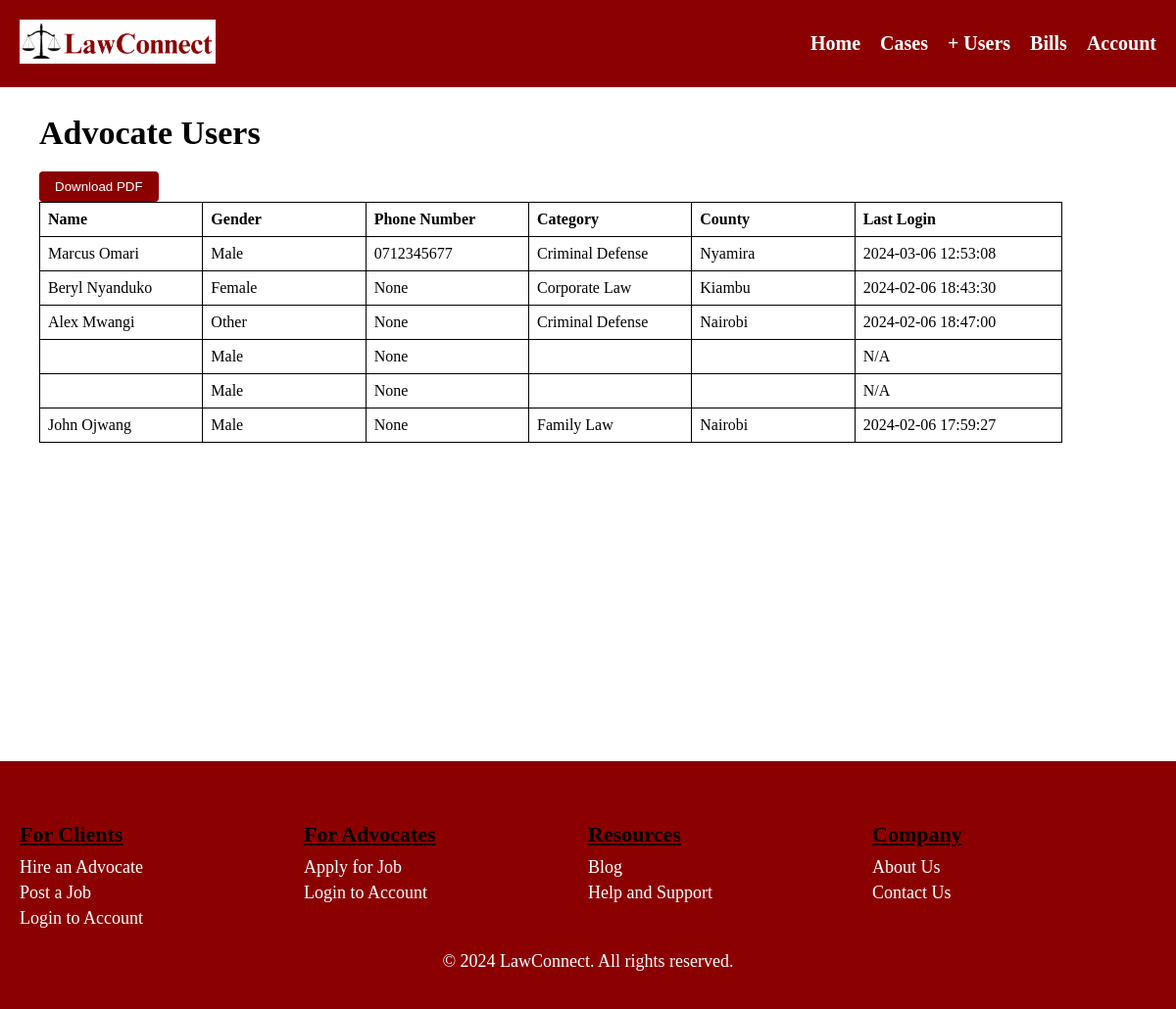
The page /lawapp/advocates/ on the database its author committed.
### lawapp/models.py (models this page shows, shortened)
class AdvocateDetails(models.Model):
    user = models.OneToOneField(User, on_delete=models.CASCADE, default=1)
    profile_pic = models.ImageField(upload_to='images/advoc_profile_pics', default='images/default_avatar.png')
    first_name = models.CharField(max_length=100)
    last_name = models.CharField(max_length=100)
    GENDER_CHOICES = (
        ('male', 'Male'),
        ('female', 'Female'),
        ('other', 'Other'),
    )
    gender = models.CharField(max_length=10, choices=GENDER_CHOICES, default='male')
    phone_number = models.CharField(max_length=20, null=True, blank=True)
    CATEGORY_CHOICES = (
        ('general_practice', 'General Practice'),
        ('corporate_law', 'Corporate Law'),
        ('criminal_defense', 'Criminal Defense'),
        ('environmental_law', 'Environmental Law'),
        ('entertainment_law', 'Entertainment Law'),
        ('family_law', 'Family Law'),
        ('finance_law', 'Finance Law'),
        ('immigration_law', 'Immigration Law'),
        ('land_law', 'Land Law'),
    )
    category = models.CharField(max_length=20, choices=CATEGORY_CHOICES)
    law_firm = models.CharField(max_length=100, null=True, blank=True)
    county = models.CharField(max_length=100)
    address = models.CharField(max_length=255, null=True, blank=True)
    postal_address = models.CharField(max_length=100, null=True, blank=True)
    experience = models.PositiveIntegerField(validators=[MaxValueValidator(80)], default=1)
    bio = models.TextField(null=True, blank=True)
    practicing_certificate = models.FileField(upload_to='documents/practicing_certificates', null=True, blank=True)

### lawapp/views.py (the view)
# urls.py: path("advocates/", views.advocates, name="advocates"),
def advocates(request):
    advocate_details = AdvocateDetails.objects.all()
    context = {
        'advocate_details': advocate_details
    }
    return render(request, "lawapp/admin/advocates.html", context)

### lawapp/templates/lawapp/admin/advocates.html (shortened to what this page needs)
{% load static %}
<!DOCTYPE html>
<html>
<head>
  <link rel="stylesheet" href="{% static 'css/admin.css' %}">
</head>
<body>
  <header>
    <div class="logo">
      <img src="{% static 'images/legal_scales_logo.png' %}" alt="LawConnect Logo">
    </div>
    <nav>
      <ul>
          <li><a href="{% url 'admin_dash' %}">Home</a></li>
          <li><a href="{% url 'all_cases' %}">Cases</a></li>
          <li class="dropdown">
            <a href="#" class="dropbtn">+ Users</a>
          </li>
          <li><a href="{% url 'bills' %}">Bills</a></li>
          <li class="dropdown">
            <a href="#" class="dropbtn">Account</a>
          </li>
      </ul>
    </nav>
  </header>
  <section class="advocates-table">
    <div class="advoc-table">
        <h1>Advocate Users</h1>
        <form id="pdf-advoc-form" action="{% url 'advocates_pdf' %}" method="post">
          <button class="pdf-button" type="submit">Download PDF</button>
        </form>
        <table>
            <thead>
                <tr>
                    <th>Name</th>
                    <th>Gender</th>
                    <th>Phone Number</th>
                    <th>Category</th>
                    <th>County</th>
                    <th>Last Login</th>
                </tr>
            </thead>
            <tbody>
                {% for advocate_detail in advocate_details %}
                <tr>
                    <td>{{ advocate_detail.first_name }} {{ advocate_detail.last_name }}</td>
                    <td>{{ advocate_detail.get_gender_display }}</td>
                    <td>{{ advocate_detail.phone_number }}</td>
                    <td>{{ advocate_detail.get_category_display }}</td>
                    <td>{{ advocate_detail.county }}</td>
                    <td>
                      {% if advocate_detail.user.last_login %}
                          {{ advocate_detail.user.last_login|date:'Y-m-d H:i:s' }}
                      {% else %}
                          N/A
                      {% endif %}
                    </td>
                </tr>
                {% endfor %}
            </tbody>
        </table>
    </div>
  </section>
  <footer>
    <div class="footer-columns">
      <div class="footer-column">
        <h3>For Clients</h3>
        <ul>
          <li><a href="#">Hire an Advocate</a></li>
          <li><a href="#">Post a Job</a></li>
          <li><a href="#">Login to Account</a></li>
        </ul>
      </div>
      <div class="footer-column">
        <h3>For Advocates</h3>
        <ul>
          <li><a href="#">Apply for Job</a></li>
          <li><a href="#">Login to Account</a></li>
        </ul>
      </div>
      <div class="footer-column">
        <h3>Resources</h3>
        <ul>
          <li><a href="#">Blog</a></li>
          <li><a href="#">Help and Support</a></li>
        </ul>
      </div>
      <div class="footer-column">
        <h3>Company</h3>
        <ul>
          <li><a href="#">About Us</a></li>
          <li><a href="#">Contact Us</a></li>
        </ul>
      </div>
    </div>
    <p>© 2024 LawConnect. All rights reserved.</p>
  </footer>
</body>
</html>

### lawapp/static/css/admin.css (style rules this page uses)
body { margin: 0; font-family: 'Times New Roman', Times, serif; }
header { background-color: #8B0000; padding: 10px 20px; display: flex; align-items: center; justify-content: space-between; }
.logo img { width: 200px; height: auto; margin-top: 10px; margin-bottom: 10px; }
nav ul { list-style: none; margin: 0; padding: 0; display: flex; }
nav ul li { margin-left: 20px; }
nav ul li a { color: #FFFFFF; text-decoration: none; font-weight: bold; font-size: 20px; }
.dropdown { position: relative; display: inline-block; }
footer { background-color: #8B0000; padding: 20px; text-align: center; }
footer p { color: #FFFFFF; text-align: center; font-size: 18px; }
.footer-columns { display: flex; justify-content: space-between; margin-top: 20px; text-align: left; }
.footer-columns::after { content: ''; flex: 1; }
.footer-column { width: calc(25% - 20px); margin-right: 20px; display: inline-block; vertical-align: top; }
.footer-column h3 { font-size: 22px; margin-bottom: 10px; text-align: left; text-decoration: underline; }
.footer-column ul { margin: 0; padding: 0; list-style: none; }
.footer-column ul li { margin-bottom: 5px; }
.footer-column ul li a { color: #FFFFFF; text-decoration: none; display: block; font-size: 18px; }
.pdf-button { padding: 8px 16px; background-color: #8B0000; color: white; border: none; border-radius: 4px; cursor: pointer; }
section.advocates-table { min-height: calc(100vh - 140px); background-color: #FFFFFF; }
.advoc-table { margin-left: 40px; }
.advoc-table h1 { font-size: 34px; margin-bottom: 20px; text-align: left; }
table { width: 90%; border-collapse: collapse; margin-bottom: 20px; }
th, td { padding: 8px; border: 1px solid #000000; white-space: nowrap; overflow: hidden; text-overflow: ellipsis; }
th { background-color: #FFFFFF; text-align: left; }
tr:nth-child(even) { background-color: #FFFFFF; }
td:nth-child(1), th:nth-child(1) { max-width: 20px; }
td:nth-child(2), th:nth-child(2) { max-width: 20px; }
td:nth-child(3), th:nth-child(3) { max-width: 20px; }
td:nth-child(4), th:nth-child(4) { max-width: 20px; }
td:nth-child(5), th:nth-child(5) { max-width: 20px; }
td:nth-child(6), th:nth-child(6) { max-width: 30px; }
.pdf-button { background-color: #8B0000; color: white; margin-right: 20px; }
.client-table th, td { padding: 8px; border: 1px solid #000000; white-space: nowrap; overflow: hidden; text-overflow: ellipsis; }
.client-table td:nth-child(1), th:nth-child(1) { max-width: 20px; }
.client-table td:nth-child(2), th:nth-child(2) { max-width: 20px; }
.client-table td:nth-child(3), th:nth-child(3) { max-width: 20px; }
.client-table td:nth-child(4), th:nth-child(4) { max-width: 20px; }
.client-table td:nth-child(5), th:nth-child(5) { max-width: 20px; }
.client-table td:nth-child(6), th:nth-child(6) { max-width: 30px; }

### rows shown on the page
AdvocateDetails: first_name "Marcus", last_name "Omari", gender "Male", phone_number "0712345677", category "Criminal Defense", county "Nyamira", user.last_login "2024-03-06 12:53:08"
AdvocateDetails: first_name "Beryl", last_name "Nyanduko", gender "Female", phone_number "None", category "Corporate Law", county "Kiambu", user.last_login "2024-02-06 18:43:30"
AdvocateDetails: first_name "Alex", last_name "Mwangi", gender "Other", phone_number "None", category "Criminal Defense", county "Nairobi", user.last_login "2024-02-06 18:47:00"
AdvocateDetails: gender "Male", phone_number "None", shows "N/A"
AdvocateDetails: gender "Male", phone_number "None", shows "N/A"
AdvocateDetails: first_name "John", last_name "Ojwang", gender "Male", phone_number "None", category "Family Law", county "Nairobi", user.last_login "2024-02-06 17:59:27"
